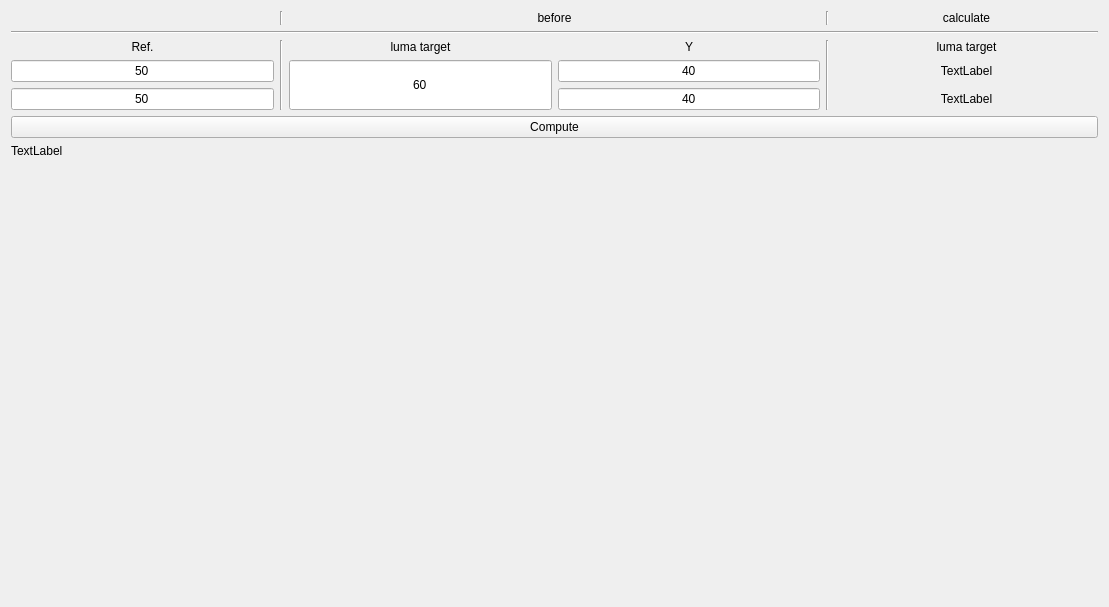
<?xml version="1.0" encoding="UTF-8"?>
<ui version="4.0">
 <class>Form</class>
 <widget class="QWidget" name="Form">
  <property name="geometry">
   <rect>
    <x>0</x>
    <y>0</y>
    <width>1109</width>
    <height>607</height>
   </rect>
  </property>
  <property name="windowTitle">
   <string>Form</string>
  </property>
  <layout class="QVBoxLayout" name="verticalLayout">
   <item>
    <layout class="QGridLayout" name="gridLayout_2">
     <property name="leftMargin">
      <number>0</number>
     </property>
     <item row="2" column="2">
      <widget class="QLabel" name="label_8">
       <property name="text">
        <string>luma target</string>
       </property>
       <property name="alignment">
        <set>Qt::AlignCenter</set>
       </property>
      </widget>
     </item>
     <item row="0" column="4">
      <widget class="Line" name="line_2">
       <property name="orientation">
        <enum>Qt::Vertical</enum>
       </property>
      </widget>
     </item>
     <item row="0" column="0">
      <widget class="QLabel" name="label_6">
       <property name="text">
        <string/>
       </property>
      </widget>
     </item>
     <item row="0" column="1">
      <widget class="Line" name="line_4">
       <property name="orientation">
        <enum>Qt::Vertical</enum>
       </property>
      </widget>
     </item>
     <item row="2" column="1" rowspan="3">
      <widget class="Line" name="line_3">
       <property name="orientation">
        <enum>Qt::Vertical</enum>
       </property>
      </widget>
     </item>
     <item row="2" column="4" rowspan="3">
      <widget class="Line" name="line_5">
       <property name="orientation">
        <enum>Qt::Vertical</enum>
       </property>
      </widget>
     </item>
     <item row="2" column="5">
      <widget class="QLabel" name="label_12">
       <property name="text">
        <string>luma target</string>
       </property>
       <property name="alignment">
        <set>Qt::AlignCenter</set>
       </property>
      </widget>
     </item>
     <item row="0" column="5">
      <widget class="QLabel" name="label_9">
       <property name="text">
        <string>calculate</string>
       </property>
       <property name="alignment">
        <set>Qt::AlignCenter</set>
       </property>
      </widget>
     </item>
     <item row="4" column="3">
      <widget class="QLineEdit" name="lineEdit_before_Y20">
       <property name="sizePolicy">
        <sizepolicy hsizetype="Preferred" vsizetype="Preferred">
         <horstretch>0</horstretch>
         <verstretch>0</verstretch>
        </sizepolicy>
       </property>
       <property name="layoutDirection">
        <enum>Qt::LeftToRight</enum>
       </property>
       <property name="text">
        <string>40</string>
       </property>
       <property name="alignment">
        <set>Qt::AlignCenter</set>
       </property>
      </widget>
     </item>
     <item row="2" column="0">
      <widget class="QLabel" name="label_10">
       <property name="text">
        <string>Ref.</string>
       </property>
       <property name="alignment">
        <set>Qt::AlignCenter</set>
       </property>
      </widget>
     </item>
     <item row="1" column="0" colspan="6">
      <widget class="Line" name="line">
       <property name="orientation">
        <enum>Qt::Horizontal</enum>
       </property>
      </widget>
     </item>
     <item row="2" column="3">
      <widget class="QLabel" name="label_11">
       <property name="text">
        <string>Y</string>
       </property>
       <property name="alignment">
        <set>Qt::AlignCenter</set>
       </property>
      </widget>
     </item>
     <item row="0" column="2" colspan="2">
      <widget class="QLabel" name="label_7">
       <property name="text">
        <string>before</string>
       </property>
       <property name="alignment">
        <set>Qt::AlignCenter</set>
       </property>
      </widget>
     </item>
     <item row="3" column="3">
      <widget class="QLineEdit" name="lineEdit_before_Y19">
       <property name="sizePolicy">
        <sizepolicy hsizetype="Preferred" vsizetype="Preferred">
         <horstretch>0</horstretch>
         <verstretch>0</verstretch>
        </sizepolicy>
       </property>
       <property name="layoutDirection">
        <enum>Qt::LeftToRight</enum>
       </property>
       <property name="text">
        <string>40</string>
       </property>
       <property name="alignment">
        <set>Qt::AlignCenter</set>
       </property>
      </widget>
     </item>
     <item row="3" column="2" rowspan="2">
      <widget class="QLineEdit" name="lineEdit_before_target">
       <property name="sizePolicy">
        <sizepolicy hsizetype="Preferred" vsizetype="Preferred">
         <horstretch>0</horstretch>
         <verstretch>0</verstretch>
        </sizepolicy>
       </property>
       <property name="layoutDirection">
        <enum>Qt::LeftToRight</enum>
       </property>
       <property name="text">
        <string>60</string>
       </property>
       <property name="alignment">
        <set>Qt::AlignCenter</set>
       </property>
      </widget>
     </item>
     <item row="3" column="0">
      <widget class="QLineEdit" name="lineEdit_Ref19">
       <property name="enabled">
        <bool>true</bool>
       </property>
       <property name="sizePolicy">
        <sizepolicy hsizetype="Preferred" vsizetype="Preferred">
         <horstretch>0</horstretch>
         <verstretch>0</verstretch>
        </sizepolicy>
       </property>
       <property name="layoutDirection">
        <enum>Qt::LeftToRight</enum>
       </property>
       <property name="text">
        <string>50</string>
       </property>
       <property name="alignment">
        <set>Qt::AlignCenter</set>
       </property>
      </widget>
     </item>
     <item row="4" column="0">
      <widget class="QLineEdit" name="lineEdit_Ref20">
       <property name="sizePolicy">
        <sizepolicy hsizetype="Preferred" vsizetype="Preferred">
         <horstretch>0</horstretch>
         <verstretch>0</verstretch>
        </sizepolicy>
       </property>
       <property name="layoutDirection">
        <enum>Qt::LeftToRight</enum>
       </property>
       <property name="text">
        <string>50</string>
       </property>
       <property name="alignment">
        <set>Qt::AlignCenter</set>
       </property>
      </widget>
     </item>
     <item row="3" column="5">
      <widget class="QLabel" name="label_cal_target19">
       <property name="layoutDirection">
        <enum>Qt::LeftToRight</enum>
       </property>
       <property name="text">
        <string>TextLabel</string>
       </property>
       <property name="alignment">
        <set>Qt::AlignCenter</set>
       </property>
      </widget>
     </item>
     <item row="4" column="5">
      <widget class="QLabel" name="label_cal_target20">
       <property name="layoutDirection">
        <enum>Qt::LeftToRight</enum>
       </property>
       <property name="text">
        <string>TextLabel</string>
       </property>
       <property name="alignment">
        <set>Qt::AlignCenter</set>
       </property>
      </widget>
     </item>
    </layout>
   </item>
   <item>
    <widget class="QPushButton" name="btn_compute">
     <property name="text">
      <string>Compute</string>
     </property>
    </widget>
   </item>
   <item>
    <widget class="QLabel" name="label_info">
     <property name="text">
      <string>TextLabel</string>
     </property>
    </widget>
   </item>
   <item>
    <spacer name="verticalSpacer">
     <property name="orientation">
      <enum>Qt::Vertical</enum>
     </property>
     <property name="sizeHint" stdset="0">
      <size>
       <width>20</width>
       <height>40</height>
      </size>
     </property>
    </spacer>
   </item>
  </layout>
 </widget>
 <resources/>
 <connections/>
</ui>
